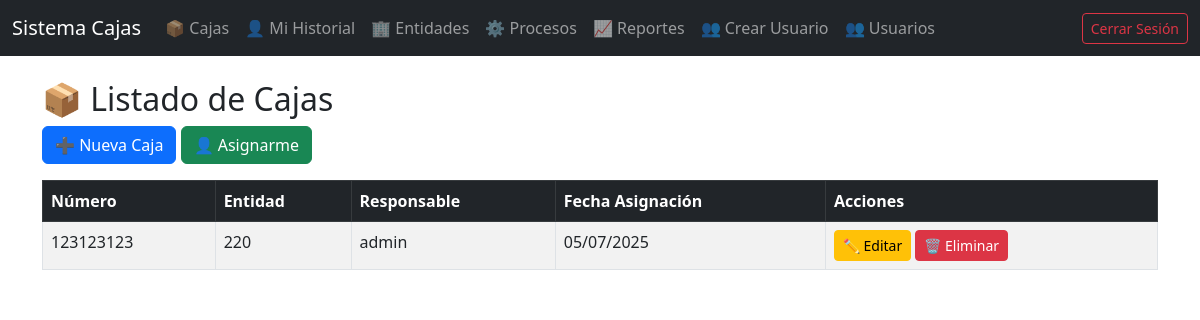
The page /cajas/ (signed in) on the database as committed earlier.
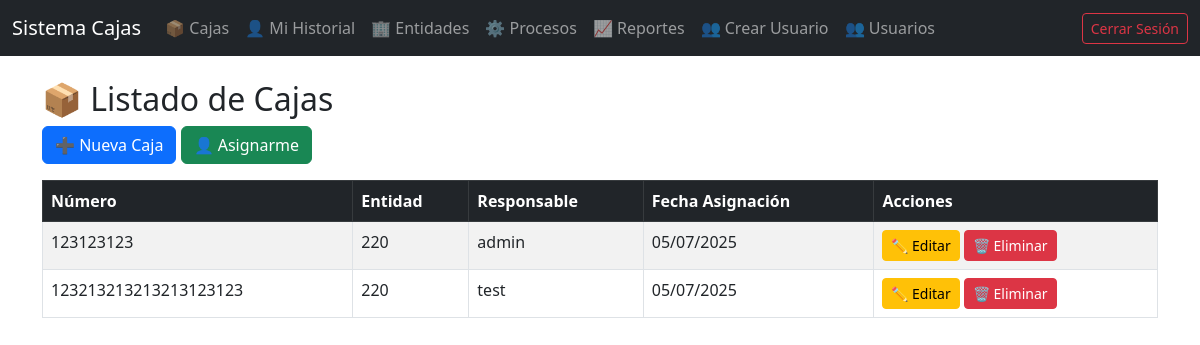
The same page on the database as committed later.
### cajas/models.py (models this page shows, shortened)
class Caja(models.Model):
    numero = models.CharField(max_length=20, unique=True)
    entidad = models.ForeignKey(Entidad, on_delete=models.SET_NULL, null=True, blank=True)
    responsable = models.ForeignKey(Usuario, on_delete=models.SET_NULL, null=True, blank=True)
    fecha_asignacion = models.DateField(null=True, blank=True)

### entidades/models.py (models this page shows, shortened)
class Entidad(models.Model):
    nombre = models.CharField(max_length=100)
    proceso = models.ForeignKey(Proceso, on_delete=models.CASCADE)
    activa = models.BooleanField(default=False)

### usuarios/models.py (models this page shows)
class Usuario(AbstractUser):
    nombre = models.CharField(max_length=100)
    apellido = models.CharField(max_length=100)

### cajas/views.py (the view)
# urls.py: path('', views.lista_cajas, name='lista_cajas'),  # ← ESTA es la que falta
@login_required
def lista_cajas(request):
    cajas = Caja.objects.all()
    return render(request, 'cajas/lista.html', {'cajas': cajas})

### templates/cajas/lista.html (shortened to what this page needs)
{% extends 'base.html' %}
{% block content %}
<h2>📦 Listado de Cajas</h2>
{% if request.user.is_staff %}
<a href="{% url 'crear_caja' %}" class="btn btn-primary mb-3">➕ Nueva Caja</a>
{% endif %}
<a href="{% url 'asignar_caja' %}" id="btn-asignarme" class="btn btn-success mb-3">👤 Asignarme</a>
<table class="table table-striped table-bordered">
  <thead class="table-dark">
    <tr>
      <th>Número</th>
      <th>Entidad</th>
      <th>Responsable</th>
      <th>Fecha Asignación</th>
      {% if request.user.is_staff %}<th>Acciones</th>{% endif %}
    </tr>
  </thead>
  <tbody>
    {% for caja in cajas %}
    <tr>
      <td>{{ caja.numero }}</td>
      <td>{{ caja.entidad.nombre }}</td>
      <td>{{ caja.responsable.username|default:"Sin asignar" }}</td>
      <td>{{ caja.fecha_asignacion|date:"d/m/Y" }}</td>
      {% if request.user.is_staff %}
      <td>
        <a href="{% url 'editar_caja' caja.id %}" class="btn btn-warning btn-sm">✏️ Editar</a>
        <a href="{% url 'eliminar_caja' caja.id %}" class="btn btn-danger btn-sm">🗑️ Eliminar</a>
      </td>
      {% endif %}
    </tr>
    {% endfor %}
  </tbody>
</table>
{% endblock %}

Rows that differ between the two databases and show on the page:
added Caja: numero "123213213213213123123", entidad.nombre "220", responsable.username "test", fecha_asignacion "05/07/2025"
